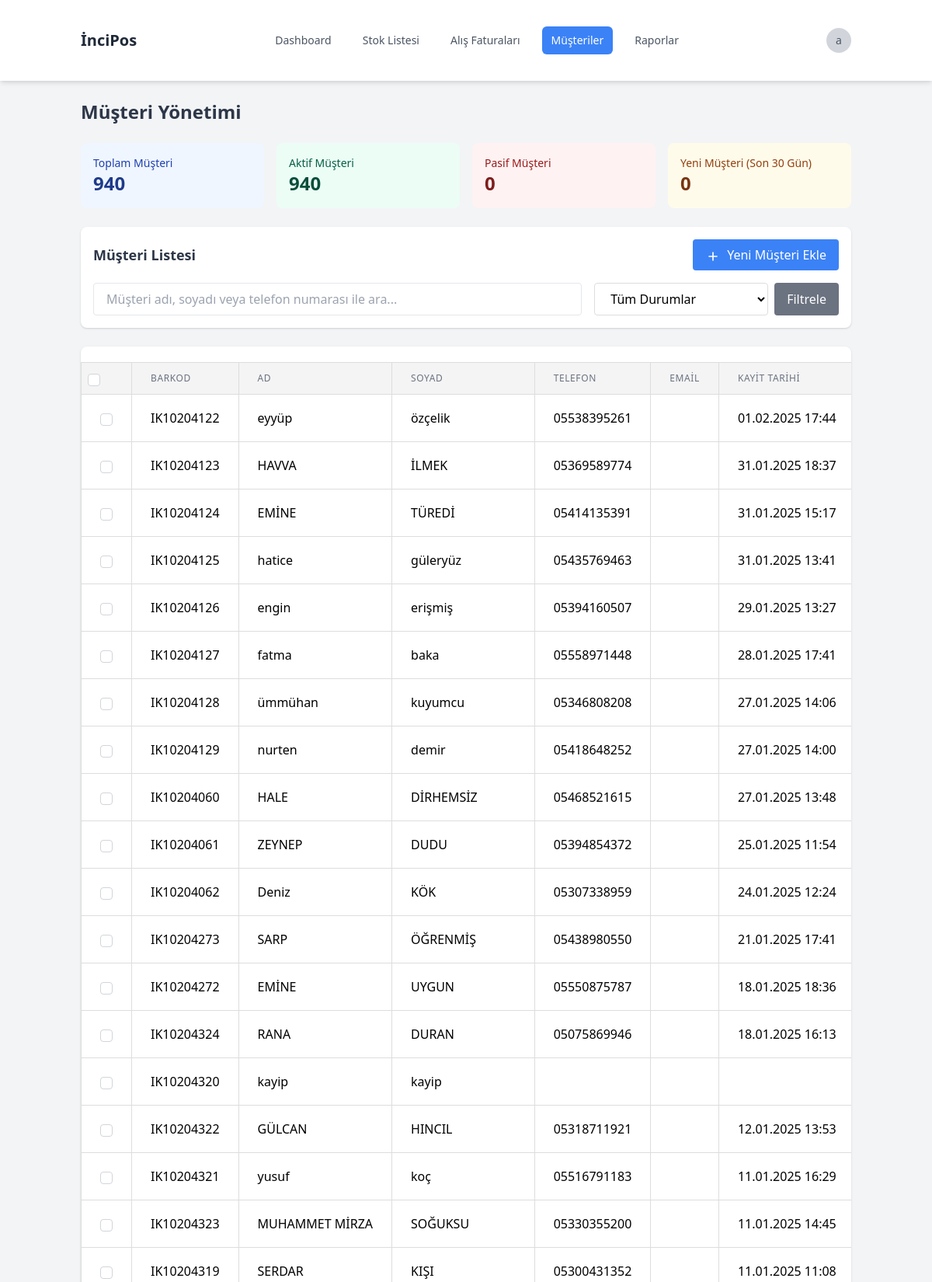
Page /admin/customers.php?page=2 (signed in, upper part) on the committed database.
### tables this page shows
CREATE TABLE `musteriler` (
  `id` int(11) NOT NULL,
  `ad` varchar(50) NOT NULL,
  `soyad` varchar(50) NOT NULL,
  `telefon` varchar(15) NOT NULL,
  `email` varchar(100) DEFAULT NULL,
  `kayit_tarihi` datetime DEFAULT current_timestamp(),
  `barkod` varchar(255) DEFAULT NULL,
  `sms_aktif` tinyint(1) DEFAULT 1,
  `durum` enum('aktif','pasif') DEFAULT 'aktif'
);

### admin/customers.php (the view, shortened to what this page needs)
<?php
include 'header.php';
require_once 'db_connection.php';
$active_query = "SELECT COUNT(*) as total FROM musteriler WHERE durum = 'aktif'";
$active_customers = $conn->query($active_query)->fetch(PDO::FETCH_ASSOC)['total'];
$inactive_query = "SELECT COUNT(*) as total FROM musteriler WHERE durum = 'pasif'";
$inactive_customers = $conn->query($inactive_query)->fetch(PDO::FETCH_ASSOC)['total'];
$new_customers_query = "SELECT COUNT(*) as total FROM musteriler WHERE kayit_tarihi >= DATE_SUB(NOW(), INTERVAL 30 DAY)";
$new_customers = $conn->query($new_customers_query)->fetch(PDO::FETCH_ASSOC)['total'];
$selected_columns = $_SESSION['customer_selected_columns'];
$items_per_page = $_SESSION['customer_items_per_page'] ?? 50;
if (!in_array('id', $selected_columns)) {
    $selected_columns[] = 'id';
}
$search_column = isset($_GET['search_column']) ? $_GET['search_column'] : '';
$search_term = isset($_GET['search_term']) ? $_GET['search_term'] : '';
$total_customers_query = "SELECT COUNT(*) AS total_customers FROM musteriler";
$stmt = $conn->prepare($total_customers_query);
$stmt->execute();
$total_customers = $stmt->fetch(PDO::FETCH_ASSOC)['total_customers'];
$current_page = isset($_GET['page']) ? (int)$_GET['page'] : 1;
$offset = ($current_page - 1) * $items_per_page;
function createCustomerTable($conn, $selected_columns, $items_per_page, $offset, $search_column, $search_term) {
    $visible_columns = array_filter($selected_columns, function($col) {
        return $col !== 'id';
    });
    $where_conditions = [];
    $params = [];
    $where_clause = !empty($where_conditions) ? " WHERE " . implode(' AND ', $where_conditions) : '';
    $columns_str = implode(', ', array_map(function($col) {
        return "m.$col";
    }, $selected_columns));
    $columns_str .= ", mp.puan_bakiye, mp.puan_oran, mp.musteri_turu";
    $query = "
        SELECT $columns_str
        FROM musteriler m
        LEFT JOIN musteri_puanlar mp ON m.id = mp.musteri_id
        $where_clause
        ORDER BY m.id DESC
        LIMIT :limit OFFSET :offset
    ";
    $stmt = $conn->prepare($query);
    $stmt->bindValue(':limit', (int)$items_per_page, PDO::PARAM_INT);
    $stmt->bindValue(':offset', (int)$offset, PDO::PARAM_INT);
    $stmt->execute();
    $table = "<table class='min-w-full divide-y divide-gray-200'>";
    $table .= "<thead class='bg-gray-50'><tr>";
    $table .= '<th class="w-4">
        <input type="checkbox"
               id="selectAll"
               class="form-checkbox h-4 w-4 text-blue-600 rounded border-gray-300"
               onclick="toggleAllCustomers(this)">
    </th>';
    foreach ($visible_columns as $column) {
        $table .= "<th class='px-6 py-3 text-left text-xs font-medium text-gray-500 uppercase tracking-wider'>"
                 . ucfirst(str_replace('_', ' ', $column))
                 . "</th>";
    }
    $table .= "<th class='px-6 py-3 text-left text-xs font-medium text-gray-500 uppercase tracking-wider'>Puan Bakiye</th>";
    $table .= "<th class='px-6 py-3 text-left text-xs font-medium text-gray-500 uppercase tracking-wider'>Eylemler</th>";
    $table .= "</tr></thead>";
    $table .= "<tbody class='bg-white divide-y divide-gray-200'>";
    while ($row = $stmt->fetch(PDO::FETCH_ASSOC)) {
        $table .= "<tr class='customer-row hover:bg-gray-50' data-customer='" . htmlspecialchars(json_encode($row)) . "'>";
        $table .= '<td class="w-4 px-6 py-4">
            <input type="checkbox"
                   name="selected_customers[]"
                   value="'.$row['id'].'"
                   class="form-checkbox h-4 w-4 text-blue-600 rounded border-gray-300">
        </td>';
        foreach ($visible_columns as $column) {
            $value = $row[$column] ?? '';
            if ($column === 'durum') {
                $statusClass = $value === 'aktif' ? 'bg-green-100 text-green-800' : 'bg-red-100 text-red-800';
                $value = '<span class="px-2 py-1 inline-flex text-xs leading-5 font-semibold rounded-full '.$statusClass.'">'.$value.'</span>';
            } elseif ($column === 'kayit_tarihi' && !empty($value)) {
                $value = date('d.m.Y H:i', strtotime($value));
            }
            $table .= "<td class='px-6 py-4 whitespace-nowrap'>" . $value . "</td>";
        }
        $table .= "<td class='px-6 py-4 whitespace-nowrap'>" .
                 '<span class="text-green-600 font-semibold">' .
                 number_format($row['puan_bakiye'] ?? 0, 2, ',', '.') .
                 ' Puan</span>' .
                 "</td>";
        $table .= "<td class='px-6 py-4 whitespace-nowrap'>
            <div class='flex items-center space-x-2'>
                <button onclick='editCustomer({$row['id']})'
                        class='text-blue-600 hover:text-blue-800 tooltip'
                        data-tooltip='Düzenle'>
                    <svg class='w-5 h-5' fill='none' stroke='currentColor' viewBox='0 0 24 24'>
                        <path stroke-linecap='round' stroke-linejoin='round' stroke-width='2'
                              d='M15.232 5.232l3.536 3.536m-2.036-5.036a2.5 2.5 0 113.536 3.536L6.5 21.036H3v-3.572L16.732 3.732z'/>
                    </svg>
                </button>
                <button onclick='viewCustomerPoints({$row['id']})'
                        class='text-green-600 hover:text-green-800 tooltip'
                        data-tooltip='Puan İşlemleri'>
                    <svg class='w-5 h-5' fill='none' stroke='currentColor' viewBox='0 0 24 24'>
                        <path stroke-linecap='round' stroke-linejoin='round' stroke-width='2'
                              d='M12 8c-1.657 0-3 .895-3 2s1.343 2 3 2 3 .895 3 2-1.343 2-3 2m0-8c1.11 0 2.08.402 2.599 1M12 8V7m0 1v8m0 0v1m0-1c-1.11 0-2.08-.402-2.599-1M21 12a9 9 0 11-18 0 9 9 0 0118 0z'/>
                    </svg>
                </button>
                <button onclick='showCustomerHistory({$row['id']})'
                        class='text-purple-600 hover:text-purple-800 tooltip'
                        data-tooltip='İşlem Geçmişi'>
                    <svg class='w-5 h-5' fill='none' stroke='currentColor' viewBox='0 0 24 24'>
                        <path stroke-linecap='round' stroke-linejoin='round' stroke-width='2'
                              d='M12 8v4l3 3m6-3a9 9 0 11-18 0 9 9 0 0118 0z'/>
                    </svg>
                </button>
                <button onclick='deleteCustomer({$row['id']})'
                        class='text-red-600 hover:text-red-800 tooltip'
                        data-tooltip='Sil'>
                    <svg class='w-5 h-5' fill='none' stroke='currentColor' viewBox='0 0 24 24'>
                        <path stroke-linecap='round' stroke-linejoin='round' stroke-width='2'
                              d='M19 7l-.867 12.142A2 2 0 0116.138 21H7.862a2 2 0 01-1.995-1.858L5 7m5 4v6m4-6v6m1-10V4a1 1 0 00-1-1h-4a1 1 0 00-1 1v3M4 7h16'/>
                    </svg>
                </button>
            </div>
        </td>";
        $table .= "</tr>";
    }
    $table .= "</tbody></table>";
    return $table;
}
$table_html = createCustomerTable($conn, $selected_columns, $items_per_page, $offset, $search_column, $search_term);
?>
<!DOCTYPE html>
<html lang="tr">
<head>
    <link rel="stylesheet" href="/assets/css/style.css">
    <link href="https://cdn.jsdelivr.net/npm/tailwindcss@2.2.19/dist/tailwind.min.css" rel="stylesheet">
    <link rel="stylesheet" href="https://cdn.jsdelivr.net/npm/sweetalert2@11/dist/sweetalert2.min.css">
</head>
<body>
    <div class="container mx-auto px-4 py-8">
        <h1 class="text-2xl font-bold mb-6">Müşteri Yönetimi</h1>
        <div class="grid grid-cols-1 md:grid-cols-4 gap-4 mb-6">
            <div class="bg-blue-50 p-4 rounded-lg">
                <h3 class="text-sm font-medium text-blue-800">Toplam Müşteri</h3>
                <p class="text-2xl font-bold text-blue-900"><?php echo number_format($total_customers, 0, ',', '.'); ?></p>
            </div>
            <div class="bg-green-50 p-4 rounded-lg">
                <h3 class="text-sm font-medium text-green-800">Aktif Müşteri</h3>
                <p class="text-2xl font-bold text-green-900"><?php echo number_format($active_customers, 0, ',', '.'); ?></p>
            </div>
            <div class="bg-red-50 p-4 rounded-lg">
                <h3 class="text-sm font-medium text-red-800">Pasif Müşteri</h3>
                <p class="text-2xl font-bold text-red-900"><?php echo number_format($inactive_customers, 0, ',', '.'); ?></p>
            </div>
            <div class="bg-yellow-50 p-4 rounded-lg">
                <h3 class="text-sm font-medium text-yellow-800">Yeni Müşteri (Son 30 Gün)</h3>
                <p class="text-2xl font-bold text-yellow-900"><?php echo number_format($new_customers, 0, ',', '.'); ?></p>
            </div>
        </div>
        <div class="bg-white p-4 rounded-lg shadow mb-6">
            <div class="flex justify-between items-center mb-4">
                <h2 class="text-lg font-semibold">Müşteri Listesi</h2>
                <button id="addCustomerBtn" class="bg-blue-500 hover:bg-blue-600 text-white px-4 py-2 rounded">
                    <svg class="w-5 h-5 inline-block mr-1" fill="none" stroke="currentColor" viewBox="0 0 24 24">
                        <path stroke-linecap="round" stroke-linejoin="round" stroke-width="2" d="M12 6v6m0 0v6m0-6h6m-6 0H6"></path>
                    </svg>
                    Yeni Müşteri Ekle
                </button>
            </div>
            <div class="flex flex-col md:flex-row gap-4">
                <div class="md:w-2/3">
                    <input type="text" id="customerSearch" placeholder="Müşteri adı, soyadı veya telefon numarası ile ara..."
                           class="w-full px-4 py-2 border rounded focus:outline-none focus:ring-2 focus:ring-blue-500">
                </div>
                <div class="md:w-1/3 flex gap-2">
                    <select id="customerStatus" class="w-full px-4 py-2 border rounded focus:outline-none focus:ring-2 focus:ring-blue-500">
                        <option value="">Tüm Durumlar</option>
                    </select>
                    <button id="filterBtn" class="bg-gray-500 hover:bg-gray-600 text-white px-4 py-2 rounded">Filtrele</button>
                </div>
            </div>
        </div>
        <div id="customerTableContainer" class="bg-white rounded-lg shadow overflow-hidden mb-6">
            <?php echo $table_html; ?>
        </div>
    </div>
    <?php
    include 'footer.php';
    ?>
</body>
</html>

### admin/header.php (shortened to what this page needs)
<?php
require_once 'db_connection.php';
$stmt = $conn->prepare("SELECT * FROM admin_user WHERE id = ?");
$stmt->execute([$_SESSION['user_id']]);
$user = $stmt->fetch(PDO::FETCH_ASSOC);
$current_page = basename($_SERVER['PHP_SELF']);
?>
<!DOCTYPE html>
<html lang="tr">
<head>
    <link rel="stylesheet" href="assets/css/style.css">
    <link href="https://cdn.jsdelivr.net/npm/tailwindcss@2.2.19/dist/tailwind.min.css" rel="stylesheet">
    <link rel="stylesheet" href="https://cdn.jsdelivr.net/npm/sweetalert2@11/dist/sweetalert2.min.css">
</head>
<body class="bg-gray-100 min-h-screen flex flex-col">
    <div class="flex-grow flex flex-col">
    <header id="header" class="bg-white shadow-md fixed top-0 left-0 right-0 z-50">
        <div class="container mx-auto px-4">
            <div class="flex justify-between items-center h-16">
                <div class="flex items-center">
                    <a href="admin_dashboard.php" class="flex items-center">
                        <span class="text-xl font-bold text-gray-800">İnciPos</span>
                    </a>
                </div>
                <nav class="hidden md:flex space-x-4">
                    <a href="admin_dashboard.php" class="<?php echo $current_page == 'admin_dashboard.php' ? 'bg-blue-500 text-white' : 'text-gray-600 hover:text-gray-900'; ?> px-3 py-2 rounded-md text-sm font-medium">
                        Dashboard
                    </a>
                    <a href="stock_list.php" class="<?php echo $current_page == 'stock_list.php' ? 'bg-blue-500 text-white' : 'text-gray-600 hover:text-gray-900'; ?> px-3 py-2 rounded-md text-sm font-medium">
                        Stok Listesi
                    </a>
                    <a href="purchase_invoices.php" class="<?php echo $current_page == 'purchase_invoices.php' ? 'bg-blue-500 text-white' : 'text-gray-600 hover:text-gray-900'; ?> px-3 py-2 rounded-md text-sm font-medium">
                        Alış Faturaları
                    </a>
                    <a href="customers.php" class="<?php echo $current_page == 'customers.php' ? 'bg-blue-500 text-white' : 'text-gray-600 hover:text-gray-900'; ?> px-3 py-2 rounded-md text-sm font-medium">
                        Müşteriler
                    </a><a href="reports.php" class="<?php echo $current_page == 'reports.php' ? 'bg-blue-500 text-white' : 'text-gray-600 hover:text-gray-900'; ?> px-3 py-2 rounded-md text-sm font-medium">
                        Raporlar
                    </a>
                </nav>
                <div class="flex items-center">
                    <div class="relative ml-3">
                        <div>
                            <button type="button" class="flex text-sm rounded-full focus:outline-none" id="user-menu-button">
                                <div class="h-8 w-8 rounded-full bg-gray-300 flex items-center justify-center">
                                    <span class="text-sm font-medium text-gray-600">
                                        <?php echo substr($user['kullanici_adi'], 0, 1); ?>
                                    </span>
                                </div>
                            </button>
                        </div>
                    </div>
                </div>
            </div>
        </div>
    </header>
    <div style="" class="pt-24">

### admin/assets/css/style.css (style rules this page uses)
#header { z-index:9999; }
.container { padding: 20px; max-width: 1200px; margin: 0 auto; }
table { width: 100%; border-collapse: collapse; margin-top: 20px; }
th, td { padding: 8px; text-align: left; border: 1px solid #ddd; }
th { background-color: #f4f4f4; }
select { padding: 8px; border: 1px solid #ddd; border-radius: 4px; background-color: white; margin-left: 10px; cursor: pointer; }
h1, h2, h3 { color: #2d3748; margin-bottom: 1rem; }
h3 { font-size: 1rem; font-weight: 500; margin-top: 15px; }
.form-checkbox { appearance: none; padding: 0; -webkit-print-color-adjust: exact; color-adjust: exact; display: inline-block; vertical-align: middle; background-origin: border-box; user-select: none; flex-shrink: 0; height: 1rem; width: 1rem; color: #3b82f6; background-color: #fff; border: 1px solid #d1d5db; border-radius: 0.25rem; }
.text-left { text-align: left; }
.text-sm { font-size: 0.875rem; }
.font-medium { font-weight: 500; }
input[type="checkbox"] { pointer-events: auto; position: relative; z-index: 1; }
.gap-4 { gap: 1rem; }

### rows in the picture
musteriler: barkod "IK10204122", ad "eyyüp", soyad "özçelik", telefon "05538395261", kayit_tarihi "01.02.2025 17:44"
musteriler: barkod "IK10204123", ad "HAVVA", soyad "İLMEK", telefon "05369589774", kayit_tarihi "31.01.2025 18:37"
musteriler: barkod "IK10204124", ad "EMİNE", soyad "TÜREDİ", telefon "05414135391", kayit_tarihi "31.01.2025 15:17"
musteriler: barkod "IK10204125", ad "hatice", soyad "güleryüz", telefon "05435769463", kayit_tarihi "31.01.2025 13:41"
musteriler: barkod "IK10204126", ad "engin", soyad "erişmiş", telefon "05394160507", kayit_tarihi "29.01.2025 13:27"
musteriler: barkod "IK10204127", ad "fatma", soyad "baka", telefon "05558971448", kayit_tarihi "28.01.2025 17:41"
musteriler: barkod "IK10204128", ad "ümmühan", soyad "kuyumcu", telefon "05346808208", kayit_tarihi "27.01.2025 14:06"
musteriler: barkod "IK10204129", ad "nurten", soyad "demir", telefon "05418648252", kayit_tarihi "27.01.2025 14:00"
musteriler: barkod "IK10204060", ad "HALE", soyad "DİRHEMSİZ", telefon "05468521615", kayit_tarihi "27.01.2025 13:48"
musteriler: barkod "IK10204061", ad "ZEYNEP", soyad "DUDU", telefon "05394854372", kayit_tarihi "25.01.2025 11:54"
musteriler: barkod "IK10204062", ad "Deniz", soyad "KÖK", telefon "05307338959", kayit_tarihi "24.01.2025 12:24"
musteriler: barkod "IK10204273", ad "SARP", soyad "ÖĞRENMİŞ", telefon "05438980550", kayit_tarihi "21.01.2025 17:41"
musteriler: barkod "IK10204272", ad "EMİNE", soyad "UYGUN", telefon "05550875787", kayit_tarihi "18.01.2025 18:36"
musteriler: barkod "IK10204324", ad "RANA", soyad "DURAN", telefon "05075869946", kayit_tarihi "18.01.2025 16:13"
musteriler: barkod "IK10204320", ad "kayip", soyad "kayip"
musteriler: barkod "IK10204322", ad "GÜLCAN", soyad "HINCIL", telefon "05318711921", kayit_tarihi "12.01.2025 13:53"
musteriler: barkod "IK10204321", ad "yusuf", soyad "koç", telefon "05516791183", kayit_tarihi "11.01.2025 16:29"
musteriler: barkod "IK10204323", ad "MUHAMMET MİRZA", soyad "SOĞUKSU", telefon "05330355200", kayit_tarihi "11.01.2025 14:45"
musteriler: barkod "IK10204319", ad "SERDAR", soyad "KIŞI", telefon "05300431352", kayit_tarihi "11.01.2025 11:08"

### other values in the picture
substr($user['kullanici_adi'], 0, 1) "a"
$total_customers "940"
$active_customers "940"
$inactive_customers "0"
$new_customers "0"
str_replace('_', ' ', $column) "BARKOD"
str_replace('_', ' ', $column) "AD"
str_replace('_', ' ', $column) "SOYAD"
str_replace('_', ' ', $column) "TELEFON"
str_replace('_', ' ', $column) "EMAIL"
str_replace('_', ' ', $column) "KAYIT TARIHI"
